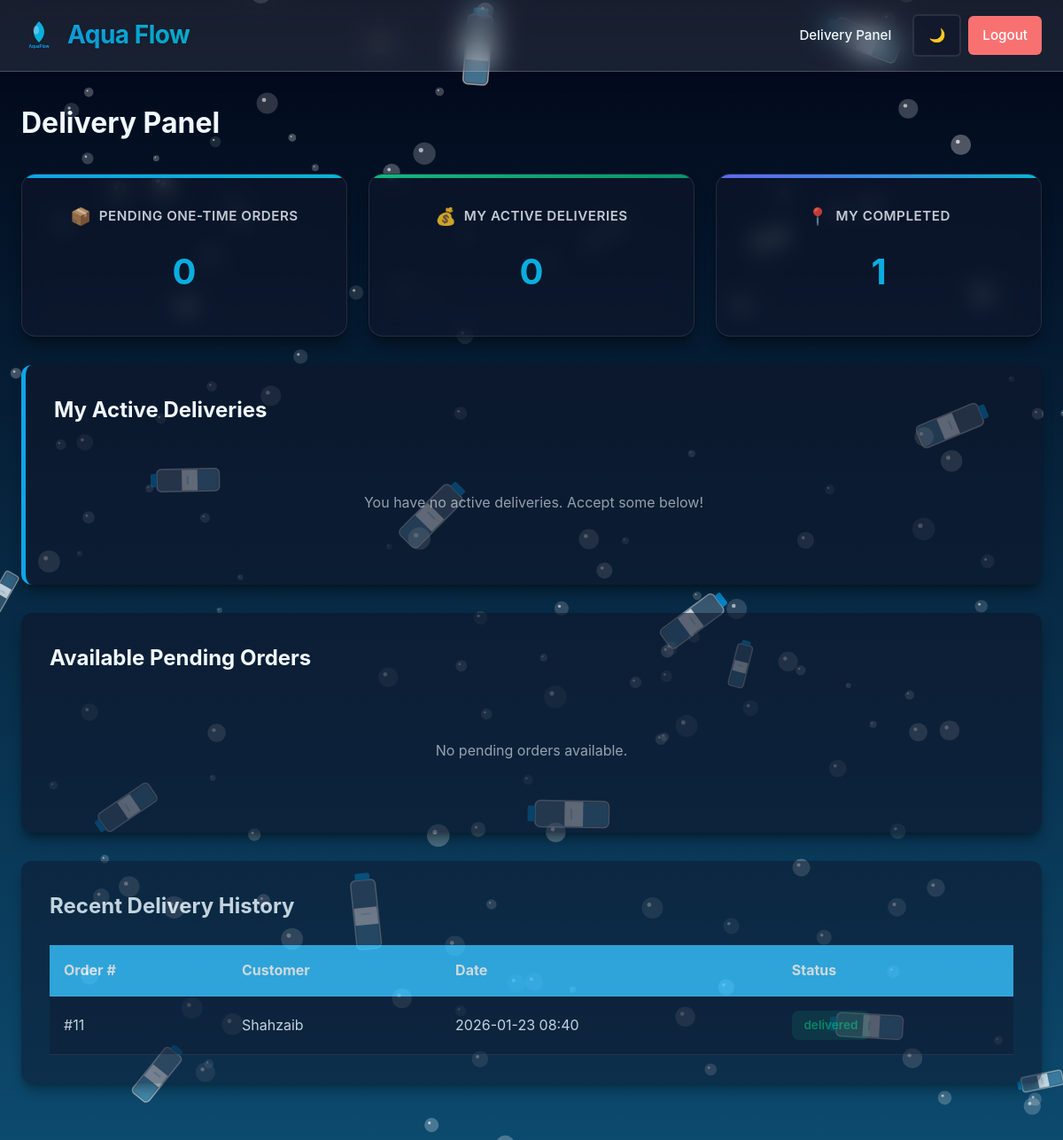
The page /delivery (signed in) on the database its author committed.
### tables this page shows
CREATE TABLE orders (
    id INTEGER PRIMARY KEY AUTOINCREMENT,
    user_id INTEGER NOT NULL,
    bottle_type TEXT NOT NULL,
    quantity INTEGER NOT NULL,
    total_price REAL NOT NULL,
    order_type TEXT DEFAULT 'single',
    status TEXT DEFAULT 'pending',
    order_date TIMESTAMP DEFAULT CURRENT_TIMESTAMP, delivery_boy_id INTEGER REFERENCES users(id), address TEXT, city TEXT,
    FOREIGN KEY (user_id) REFERENCES users (id)
);

CREATE TABLE users (
    id INTEGER PRIMARY KEY AUTOINCREMENT,
    name TEXT NOT NULL,
    email TEXT UNIQUE NOT NULL,
    phone TEXT NOT NULL,
    password TEXT NOT NULL,
    role TEXT NOT NULL DEFAULT 'user'
);

### app.py (the view)
@app.route('/delivery')
@delivery_required
def delivery_panel():
    db = get_db()
    delivery_id = session['user_id']
    pending_orders = db.execute(
        '''SELECT orders.*, users.name as user_name, users.phone, users.email
           FROM orders
           JOIN users ON orders.user_id = users.id
           WHERE orders.status = "pending" AND orders.order_type = "single"
           ORDER BY orders.order_date ASC'''
    ).fetchall()
    my_deliveries = db.execute(
        '''SELECT orders.*, users.name as user_name, users.phone, users.email
           FROM orders
           JOIN users ON orders.user_id = users.id
           WHERE orders.status = "out_for_delivery"
           AND orders.delivery_boy_id = ?
           ORDER BY orders.order_date ASC''',
        (delivery_id,)
    ).fetchall()
    my_history = db.execute(
        '''SELECT orders.*, users.name as user_name
           FROM orders
           JOIN users ON orders.user_id = users.id
           WHERE orders.status = "delivered" AND orders.delivery_boy_id = ?
           ORDER BY orders.order_date DESC LIMIT 10''',
        (delivery_id,)
    ).fetchall()
    return render_template('deliveryboy.html',
                         pending_orders=pending_orders,
                         my_deliveries=my_deliveries,
                         my_history=my_history)

### app.py (called while the page is built, shortened)
def get_db():
    db = getattr(g, '_database', None)
    if db is None:
        db = g._database = sqlite3.connect(DATABASE)
        db.row_factory = sqlite3.Row
    return db

@app.teardown_appcontext
def close_connection(exception):
    db = getattr(g, '_database', None)
    if db is not None:
        db.close()

def generate_subscription_orders():
    db = get_db()
    today_str = date.today().isoformat()
    subscriptions = db.execute('SELECT * FROM subscriptions').fetchall()
    for sub in subscriptions:
        last_gen = sub['last_generated_date'] if 'last_generated_date' in sub.keys() else None
    db.commit()

@app.before_request
def before_request():
    if request.endpoint and 'static' not in request.endpoint:
        if 'water_supply.db' in os.listdir('.'): # simple check to ensure db exists
             pass # Logic moved to explicit call to avoid circular dependency issues during startup
             try:
                 generate_subscription_orders()
             except Exception:
                 pass

def delivery_required(f):
    from functools import wraps
    @wraps(f)
    def decorated_function(*args, **kwargs):
        if 'user_id' not in session:
            flash('Please login first', 'error')
            return redirect(url_for('login'))
        if session.get('user_role') != 'delivery':
            flash('Delivery access required', 'error')
            return redirect(url_for('dashboard'))
        return f(*args, **kwargs)
    return decorated_function

### templates/deliveryboy.html (shortened to what this page needs)
{% extends "base.html" %}
{% block content %}
<div class="page-content">
    <h1>Delivery Panel</h1>
    <div class="stats-grid">
        <div class="stat-card">
            <h3>Pending One-time Orders</h3>
            <p class="stat-number">{{ pending_orders|length }}</p>
        </div>
        <div class="stat-card">
            <h3>My Active Deliveries</h3>
            <p class="stat-number">{{ my_deliveries|length }}</p>
        </div>
        <div class="stat-card">
            <h3>My Completed</h3>
            <p class="stat-number">{{ my_history|length }}</p>
        </div>
    </div>
    <div class="admin-section" style="border-left: 5px solid #0ea5e9;">
        <h2>My Active Deliveries</h2>
        {% if my_deliveries %}
        <table>
            <thead>
                <tr>
                    <th>Order #</th>
                    <th>Customer</th>
                    <th>Address</th>
                    <th>Bottle</th>
                    <th>Qty</th>
                    <th>Action</th>
                </tr>
            </thead>
            <tbody>
                {% for order in my_deliveries %}
                <tr>
                    <td>#{{ order.id }}</td>
                    <td>
                        {{ order.user_name }}<br>
                        <small>{{ order.phone }}</small>
                    </td>
                    <td>
                        <!-- Note: In a real app we would join location address.
                             For now, just showing user info or assume default. -->
                        {{ order.address }}, {{ order.city }}
                    </td>
                    <td>{{ order.bottle_type }}</td>
                    <td>{{ order.quantity }}</td>
                    <td>
                        <form action="{{ url_for('complete_order', order_id=order.id) }}" method="POST">
                            <button type="submit" class="btn btn-primary"
                                onclick="return confirm('Confirm delivery completion?');">
                                Mark Delivered
                            </button>
                        </form>
                    </td>
                </tr>
                {% endfor %}
            </tbody>
        </table>
        {% else %}
        <p class="no-data">You have no active deliveries. Accept some below!</p>
        {% endif %}
    </div>
    <div class="admin-section">
        <h2>Available Pending Orders</h2>
        {% if pending_orders %}
        <table>
            <thead>
                <tr>
                    <th>Order #</th>
                    <th>Customer</th>
                    <th>Date</th>
                    <th>Items</th>
                    <th>Total</th>
                    <th>Action</th>
                </tr>
            </thead>
            <tbody>
                {% for order in pending_orders %}
                <tr>
                    <td>#{{ order.id }}</td>
                    <td>
                        {{ order.user_name }}<br>
                        <small>{{ order.phone }}</small><br>
                        <small>{{ order.address }}, {{ order.city }}</small>
                    </td>
                    <td>{{ order.order_date[:16] }}</td>
                    <td>{{ order.quantity }} x {{ order.bottle_type }}</td>
                    <td>Rs {{ "%.2f"|format(order.total_price) }}</td>
                    <td>
                        <form action="{{ url_for('accept_order', order_id=order.id) }}" method="POST">
                            <button type="submit" class="btn btn-secondary"
                                style="border-color: #0ea5e9; color: #0ea5e9;">
                                Accept Order
                            </button>
                        </form>
                    </td>
                </tr>
                {% endfor %}
            </tbody>
        </table>
        {% else %}
        <p class="no-data">No pending orders available.</p>
        {% endif %}
    </div>
    <div class="admin-section" style="opacity: 0.8;">
        <h2>Recent Delivery History</h2>
        {% if my_history %}
        <table>
            <thead>
                <tr>
                    <th>Order #</th>
                    <th>Customer</th>
                    <th>Date</th>
                    <th>Status</th>
                </tr>
            </thead>
            <tbody>
                {% for order in my_history %}
                <tr>
                    <td>#{{ order.id }}</td>
                    <td>{{ order.user_name }}</td>
                    <td>{{ order.order_date[:16] }}</td>
                    <td><span class="status status-{{ order.status }}">{{ order.status }}</span></td>
                </tr>
                {% endfor %}
            </tbody>
        </table>
        {% else %}
        <p class="no-data">No history yet.</p>
        {% endif %}
    </div>
</div>
{% endblock %}

### static/style.css (style rules this page uses)
* { margin: 0; padding: 0; box-sizing: border-box; }
:root { --bg-color: #f0f9ff; --text-color: #0c4a6e; --card-bg: rgba(224, 242, 254, 0.35); --border-color: rgba(255, 255, 255, 0.4); --glass-border: 1px solid rgba(255, 255, 255, 0.5); --primary-color: #0284c7; --primary-dark: #0369a1; --primary-hover: #0ea5e9; --secondary-color: #06b6d4; --accent-color: #6366f1; --success-color: #10b981; --error-color: #ef4444; --warning-color: #f59e0b; --nav-bg: rgba(255, 255, 255, 0.85); --shadow: 0 4px 6px -1px rgba(2, 132, 199, 0.1), 0 2px 4px -1px rgba(2, 132, 199, 0.06); --shadow-lg: 0 10px 15px -3px rgba(2, 132, 199, 0.15), 0 4px 6px -2px rgba(2, 132, 199, 0.1); --shadow-xl: 0 20px 25px -5px rgba(2, 132, 199, 0.2), 0 10px 10px -5px rgba(2, 132, 199, 0.1); --gradient-primary: linear-gradient(135deg, #0284c7 0%, #06b6d4 100%); --gradient-secondary: linear-gradient(135deg, #6366f1 0%, #0ea5e9 100%); --gradient-bg: linear-gradient(180deg, #e0f2fe 0%, #bae6fd 50%, #7dd3fc 100%); }
.dark { --bg-color: #0f172a; --text-color: #f0f9ff; --card-bg: rgba(15, 23, 42, 0.6); --border-color: rgba(255, 255, 255, 0.1); --glass-border: 1px solid rgba(255, 255, 255, 0.1); --primary-color: #38bdf8; --primary-dark: #0284c7; --primary-hover: #7dd3fc; --secondary-color: #22d3ee; --accent-color: #818cf8; --success-color: #34d399; --error-color: #f87171; --warning-color: #fbbf24; --nav-bg: rgba(15, 23, 42, 0.9); --shadow: 0 4px 6px -1px rgba(0, 0, 0, 0.3), 0 2px 4px -1px rgba(0, 0, 0, 0.2); --shadow-lg: 0 10px 15px -3px rgba(0, 0, 0, 0.4), 0 4px 6px -2px rgba(0, 0, 0, 0.2); --shadow-xl: 0 20px 25px -5px rgba(0, 0, 0, 0.5), 0 10px 10px -5px rgba(0, 0, 0, 0.3); --gradient-primary: linear-gradient(135deg, #0ea5e9 0%, #06b6d4 100%); --gradient-secondary: linear-gradient(135deg, #6366f1 0%, #06b6d4 100%); --gradient-bg: linear-gradient(to bottom, #020617 0%, #0c4a6e 100%); }
body { font-family: -apple-system, BlinkMacSystemFont, 'Segoe UI', 'Roboto', 'Oxygen', 'Ubuntu', 'Cantarell', sans-serif; background: var(--gradient-bg); color: var(--text-color); line-height: 1.6; min-height: 100vh; display: flex; flex-direction: column; transition: all 0.3s ease; position: relative; }
.stats-grid { display: grid; grid-template-columns: repeat(auto-fit, minmax(280px, 1fr)); gap: 1.5rem; margin-bottom: 2rem; }
.stat-card { background: var(--card-bg); backdrop-filter: blur(12px); -webkit-backdrop-filter: blur(12px); padding: 2rem; border-radius: 16px; box-shadow: var(--shadow-lg); text-align: center; transition: all 0.3s ease; border: var(--glass-border); position: relative; overflow: hidden; }
.stat-card::before { content: ''; position: absolute; top: 0; left: 0; width: 100%; height: 4px; background: var(--gradient-primary); }
.stat-card:nth-child(1)::before { background: var(--gradient-primary); }
.stat-card:nth-child(2)::before { background: linear-gradient(135deg, #10b981 0%, #059669 100%); }
.stat-card:nth-child(3)::before { background: var(--gradient-secondary); }
.stat-card h3 { margin-bottom: 1rem; color: var(--text-color); font-size: 0.95rem; font-weight: 600; text-transform: uppercase; letter-spacing: 0.5px; opacity: 0.8; display: flex; align-items: center; justify-content: center; gap: 0.5rem; }
.stat-card:nth-child(1) h3::before { content: '📦'; font-size: 1.2rem; }
.stat-card:nth-child(2) h3::before { content: '💰'; font-size: 1.2rem; }
.stat-card:nth-child(3) h3::before { content: '📍'; font-size: 1.2rem; }
.stat-number { font-size: 2.5rem; font-weight: 700; background: var(--gradient-primary); -webkit-background-clip: text; -webkit-text-fill-color: transparent; background-clip: text; margin-bottom: 0.5rem; }
table { width: 100%; border-collapse: collapse; background-color: var(--card-bg); }
table thead { background-color: var(--primary-color); color: white; }
table th, table td { padding: 1rem; text-align: left; border-bottom: 1px solid var(--border-color); }
.status { display: inline-block; padding: 0.35rem 0.85rem; border-radius: 8px; font-size: 0.85rem; font-weight: 600; }
.status-completed, .status-delivered { background-color: rgba(16, 185, 129, 0.15); color: #059669; }
.no-data { text-align: center; padding: 3rem 2rem; color: var(--text-color); opacity: 0.6; }
.page-content h1 { margin-bottom: 2rem; color: var(--text-color); font-size: 2rem; }
.admin-section { background-color: var(--card-bg); padding: 2rem; border-radius: 12px; box-shadow: var(--shadow-lg); margin-bottom: 2rem; }
.admin-section h2 { margin-bottom: 1.5rem; color: var(--text-color); }

### rows shown on the page
orders: id "11", user_name "Shahzaib", order_date "2026-01-23 08:40", status "delivered"

### other values the page prints
{{ pending_orders|length }} "0"
{{ my_deliveries|length }} "0"
{{ my_history|length }} "1"
